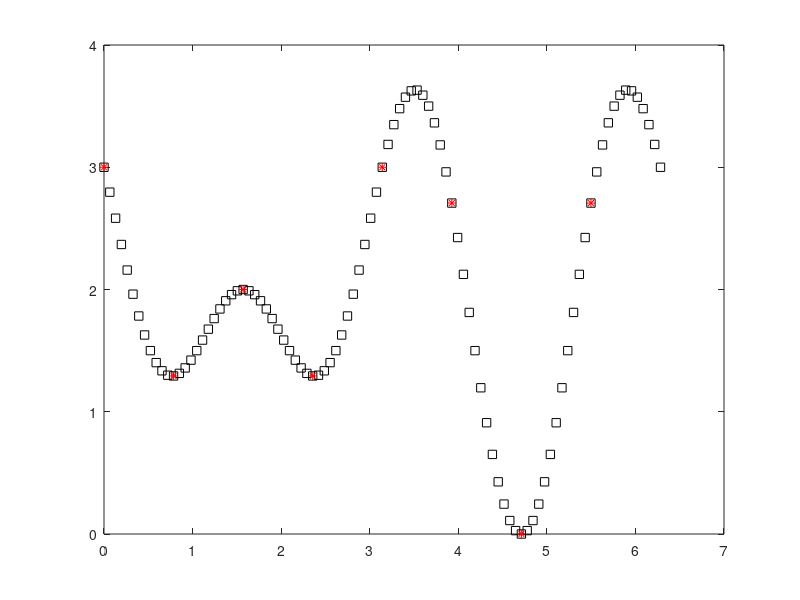

MATLAB code for this plot:
% example of fft of a real sequence

N   = 8;
h   = 2*pi/N;

xh = (0:N-1)'*h;
fh = 2+cos(2*xh)-sin(3*xh);

x = 0:(2*pi/96):2*pi;
f = 2+cos(2*x)-sin(3*x);

figure(1)
plot(x,f,'ks',xh,fh,'r*')

fhat = fft(fh)

